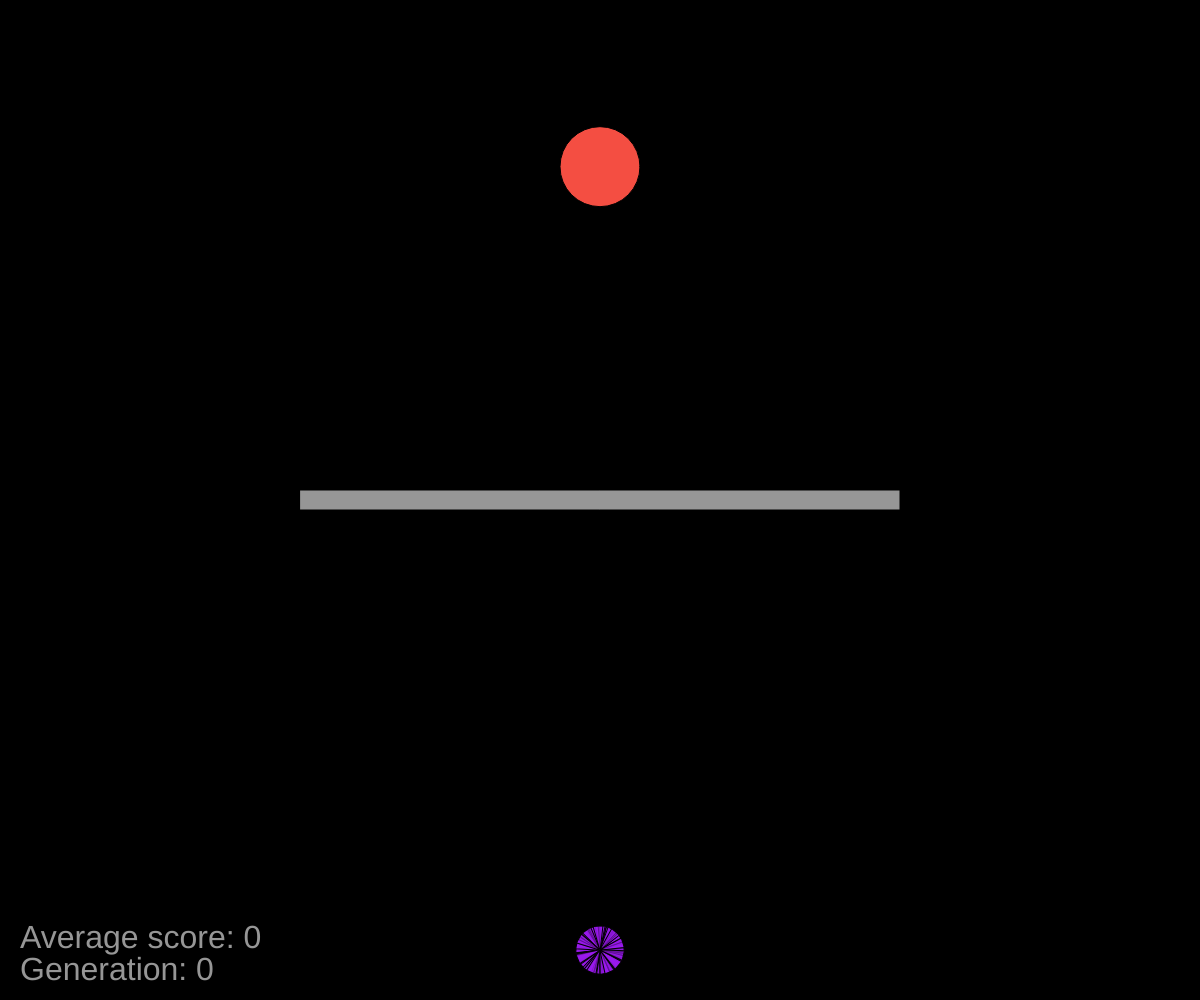
Frame 1 (no input)
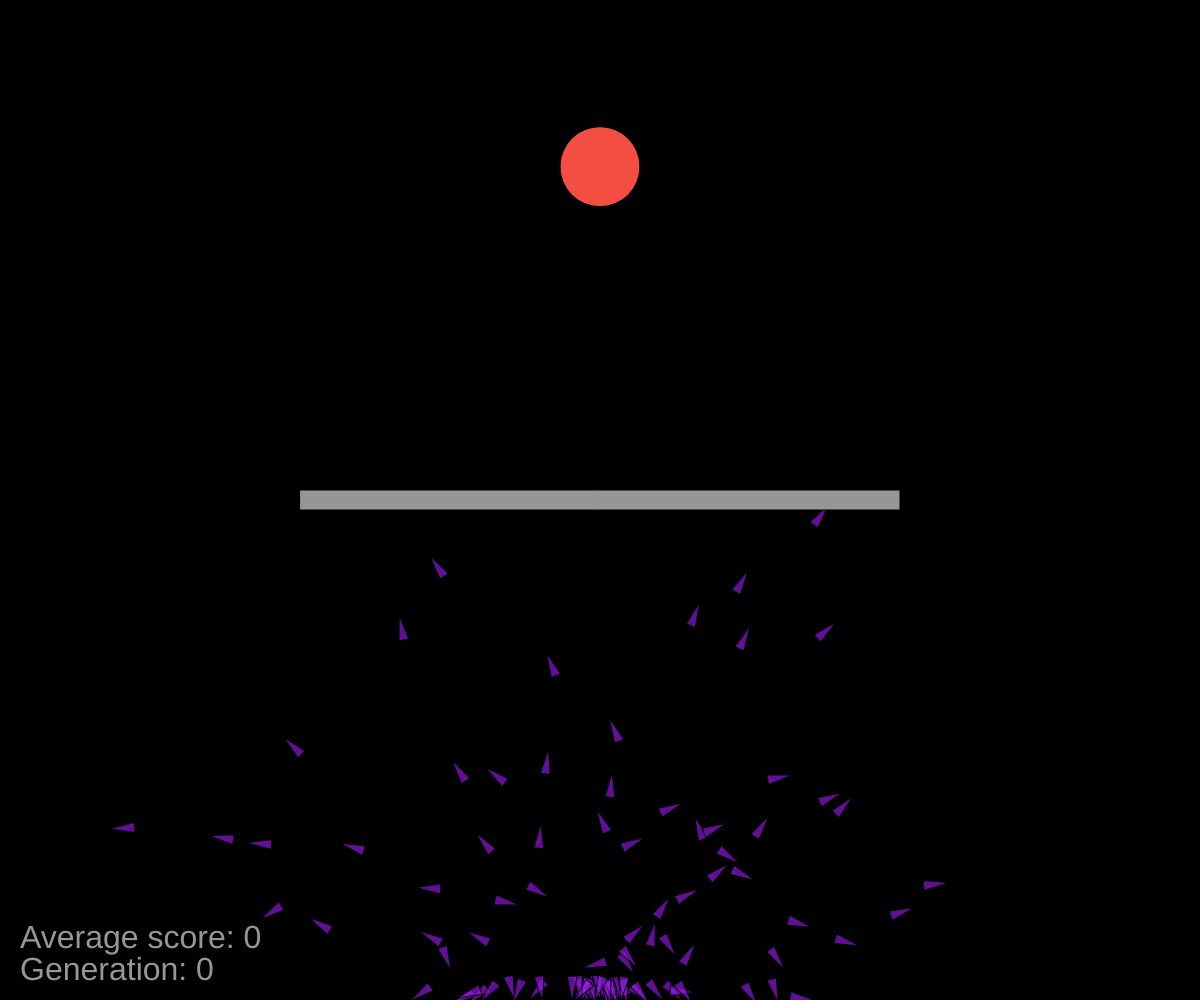
Frame 60 (no input)
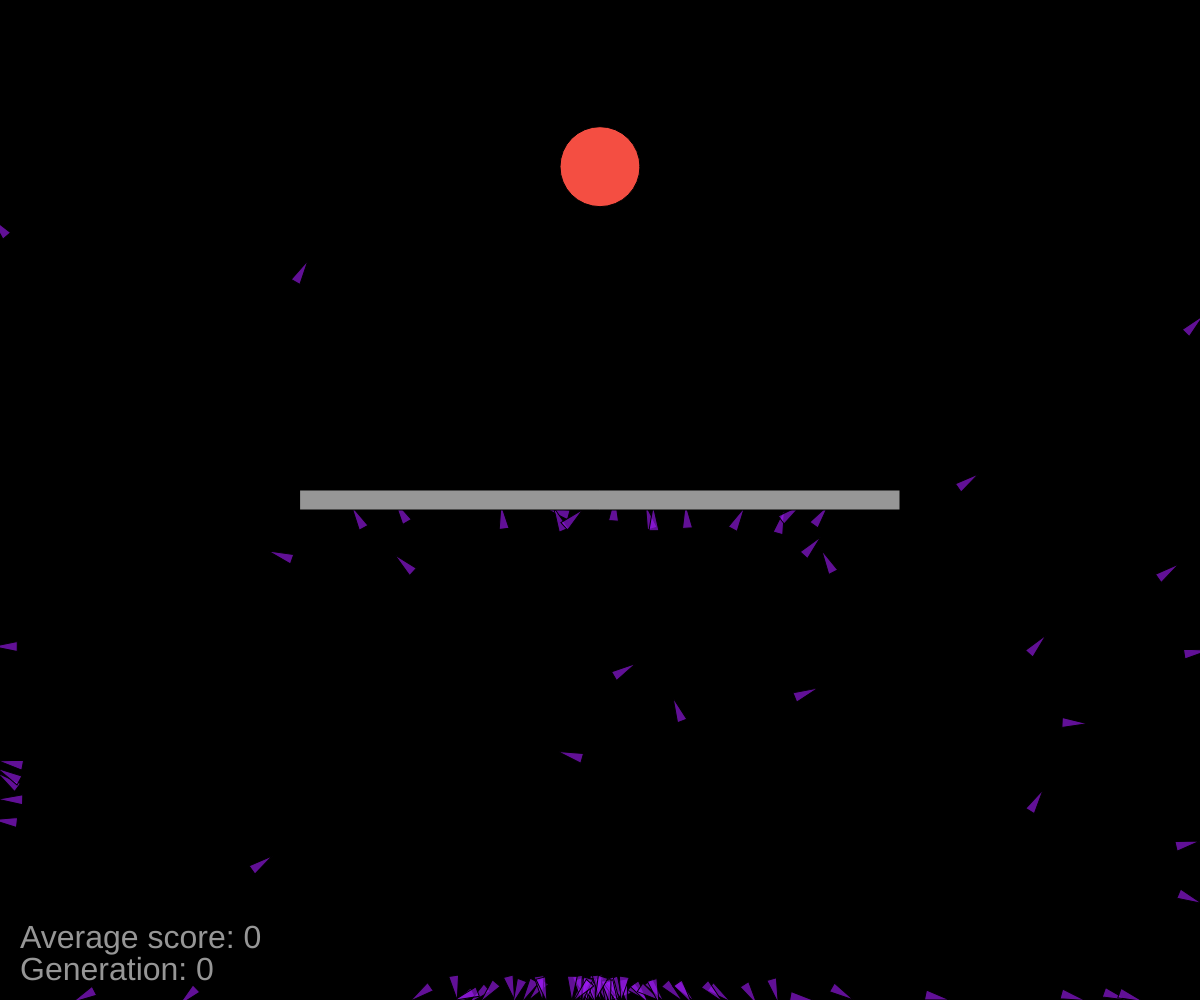
Frame 120 (the mouse pressed at the canvas centre since frame 60)

The p5.js sketch that drew these frames (run headless with seeded random() and noise() and a simulated clock; from frame 60 on, the mouse is pressed at the canvas centre):

// p5.js sketch
// ── sketch.js
var population, time, barrierWidth, barrierHeight, targetLocation, targetRadius, keptPopPercent;
var lifespan = 300;

function setup() {
  createCanvas(windowWidth, windowHeight);
  population = new Population(100);
  time = 0;
  barrierWidth = width * 1/2;
  barrierHeight = 20;
  targetLocation = createVector(width/2, height * 1/6);
  targetRadius = 40;
  keptPopPercent = 0.25;
}

function draw() {
  background(0);

  population.run();
  drawBarrier();
  drawTarget();

  time++;
}

function drawBarrier(){
    push();
    translate(width/2, height/2);
    rectMode(CENTER);
    rect(0,0, barrierWidth, barrierHeight);
    pop();
}

function drawTarget(){
    push();
    fill(244, 78, 66);
    ellipse(targetLocation.x, targetLocation.y, targetRadius*2);
    pop();
}

function windowResized() {
    resizeCanvas(windowWidth, windowHeight);
    targetLocation = createVector(width/2, height * 1/6);
}

// ── dna.js
class DNA {
    constructor(behavior){
        this.behavior = [];

        if(behavior){
            this.behavior = behavior;
        } else {
            for(var i = 0; i < lifespan; i++) {
                this.behavior[i] = p5.Vector.random2D();
            }
        }
    }
}

// ── population.js
class Population {
    constructor(num){
        this.rockets = [];
        this.num = num;
        this.generation = 0;
        this.time = 0;
        this.scores = [];
        this.averageScore = 0;

        for(var i = 0; i < num; i++){
            this.rockets[i] = new Rocket();
        }
    }

    update(){
        for(var i = 0; i < this.num; i++){
            this.rockets[i].update(this.time);
            this.rockets[i].draw();
            //console.log(this.rockets[i].getScore());
        }
    }

    run(){
        if(this.time < lifespan){
            this.update(this.time);
            this.time++;
        } else {
            this.createNextGen();
            this.resetRockets();
            this.calcData()
        }
        this.drawData();
    }

    createNextGen(){
        this.getAllScores();
        quickSort(this.rockets, 0, this.num-1);

        var oldRockets = this.rockets;
        var newRocketsCount = this.num * (1 - keptPopPercent);
        var father, mother;

        for(var i = 0; i < newRocketsCount; i++){
            // Change DNA
            father = oldRockets[int(random(newRocketsCount + 1))];
            mother = oldRockets[int(random(newRocketsCount + 1))];

            this.rockets[i] = this.mate(father, mother);
        }
        this.generation++;
        this.time = 0;
    }

    getAllScores(){
        for(var i = 0; i < this.num; i++){
            this.scores[i] = this.rockets[i].cumScore;
        }
    }

    mate(a, b){
        //console.log(a);
        var newRocket = new Rocket(a.behavior);
        for(var i = 0; i < lifespan; i++) {
            if(random(2) > 1){
                newRocket.genes.behavior[i] = b.genes.behavior[i];
            }
        }
        return newRocket;
    }

    resetRockets(){
        for(var i = 0; i < this.num; i++){
            console.log(this.rockets[i]);
            this.rockets[i].moving = true;
            this.rockets[i].pos = createVector(width/2, height * .95);
        }
    }

    calcData(){
        for(var i = 0; i < this.num; i++){
            this.averageScore += this.scores[i];
        }
        this.averageScore /= this.num;
        console.log(this.averageScore);
    }

    drawData(){
        textSize(32);
        fill(150);
        text("Generation: " + this.generation, 20, height - 20);

        text("Average score: " + this.averageScore, 20, height - 20 - 32);
    }
}

// ── quicksort.js
// This sorting algorithm taken from http://khan4019.github.io/front-end-Interview-Questions/sort.html#quickSort

function quickSort(arr, left, right){
   var len = arr.length,
   pivot,
   partitionIndex;


  if(left < right){
    pivot = right;
    partitionIndex = partition(arr, pivot, left, right);

   //sort left and right
   quickSort(arr, left, partitionIndex - 1);
   quickSort(arr, partitionIndex + 1, right);
  }
  return arr;
}

function partition(arr, pivot, left, right){
    //console.log(typeof arr[pivot])
   var pivotValue = arr[pivot].score,
       partitionIndex = left;

   for(var i = left; i < right; i++){
    if(arr[i].score < pivotValue){
      swap(arr, i, partitionIndex);
      partitionIndex++;
    }
  }
  swap(arr, right, partitionIndex);
  return partitionIndex;
}

function swap(arr, i, j){
   var temp = arr[i];
   arr[i] = arr[j];
   arr[j] = temp;
}

// ── rocket.js
class Rocket{
    constructor(behavior){
        this.pos = createVector(width/2, height * .95);
        this.vel = createVector();
        this.acc = createVector();

        this.moving = true;
        this.angle = 0;
        this.score = 0;
        this.cumScore = 0;

        this.genes = new DNA(behavior);
    }

    update(time) {
        if(this.shouldMove() && time < lifespan){
            this.cumScore += this.getScore();

            this.applyForce(this.genes.behavior[time]);

            this.vel.add(this.acc);
            this.pos.add(this.vel);
            this.acc.mult(0);
        } else {
            this.vel.mult(0);
        }
    }

    applyForce(force){
        this.acc.add(force);
    }

    draw(){
        push();
        //stroke(255, 160); // White with some alpha
        fill(154, 26, 239, 160);

        translate(this.pos.x, this.pos.y);
        if(this.shouldMove()){
            this.angle = this.vel.heading() + PI/2;
        }
        rotate(this.angle);

        triangle(0, 0, 5, 25, -5, 25);
        pop();
    }

    isTouchingBarrier(){
        return (this.pos.x > width/2 - barrierWidth/2 && // Touching barrier
           this.pos.x < width/2 + barrierWidth/2) &&
           (this.pos.y > height/2 - barrierHeight/2 &&
           this.pos.y < height/2 + barrierHeight/2);
    }

    isTouchingWall(){
        return this.pos.x < 0 || this.pos.x > width || this.pos.y < 0 || this.pos.y > height;
    }

    isTouchingTarget(){
        return dist(this.pos.x, this.pos.y, targetLocation.x, targetLocation.y) < targetRadius;
    }

    shouldMove(){
        return !this.isTouchingBarrier() && !this.isTouchingTarget() && !this.isTouchingWall();
    }

    getScore(){
        this.score = 1000 / dist(this.pos.x, this.pos.y, targetLocation.x, targetLocation.y);
        if(this.isTouchingBarrier()){
            this.score /= 20;
        }
        if(this.isTouchingWall()){
            this.score /= 5;
        }
        if(this.isTouchingTarget()){
            this.score *= 2
        }
        return this.score;
    }
}
